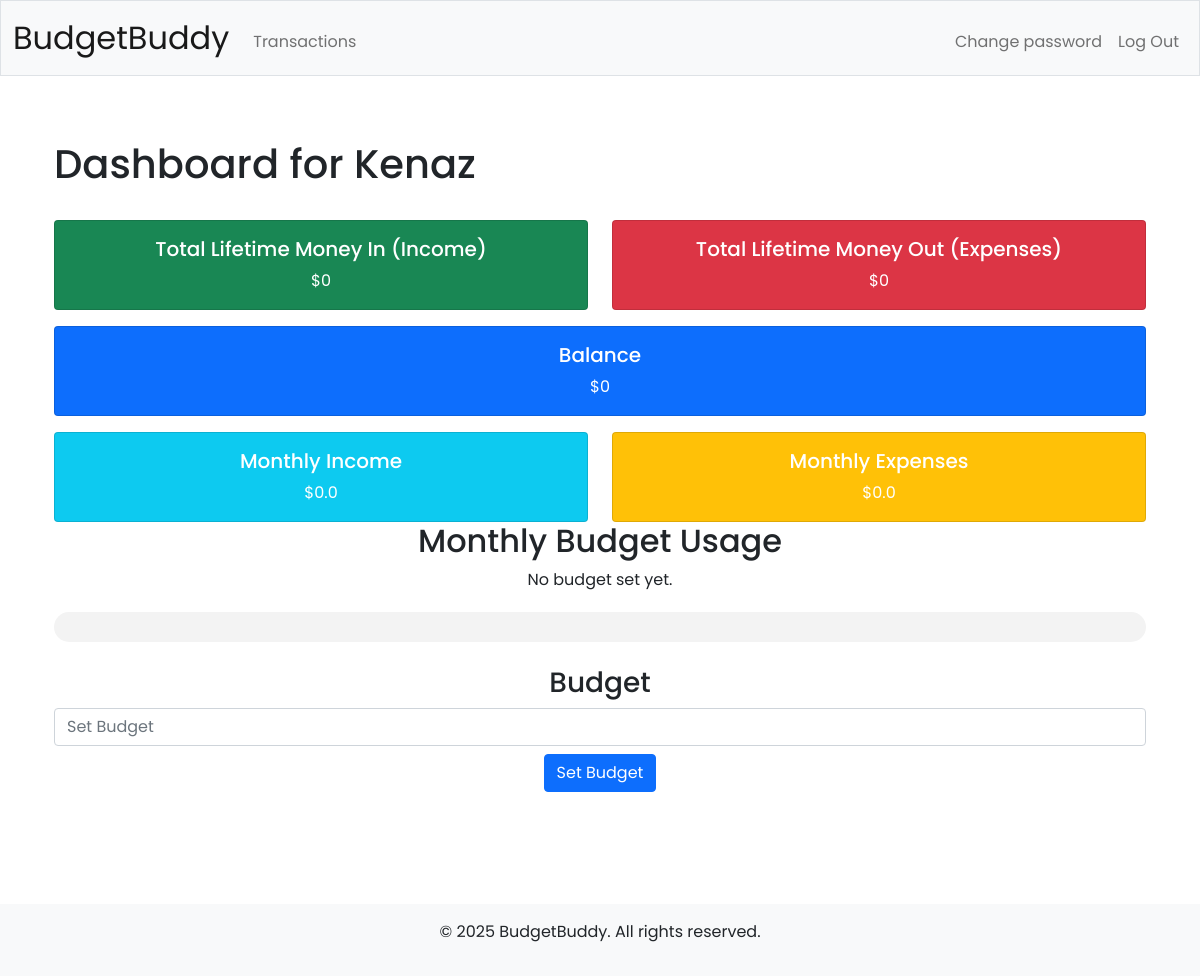
Page / (signed in) on the earlier database version.
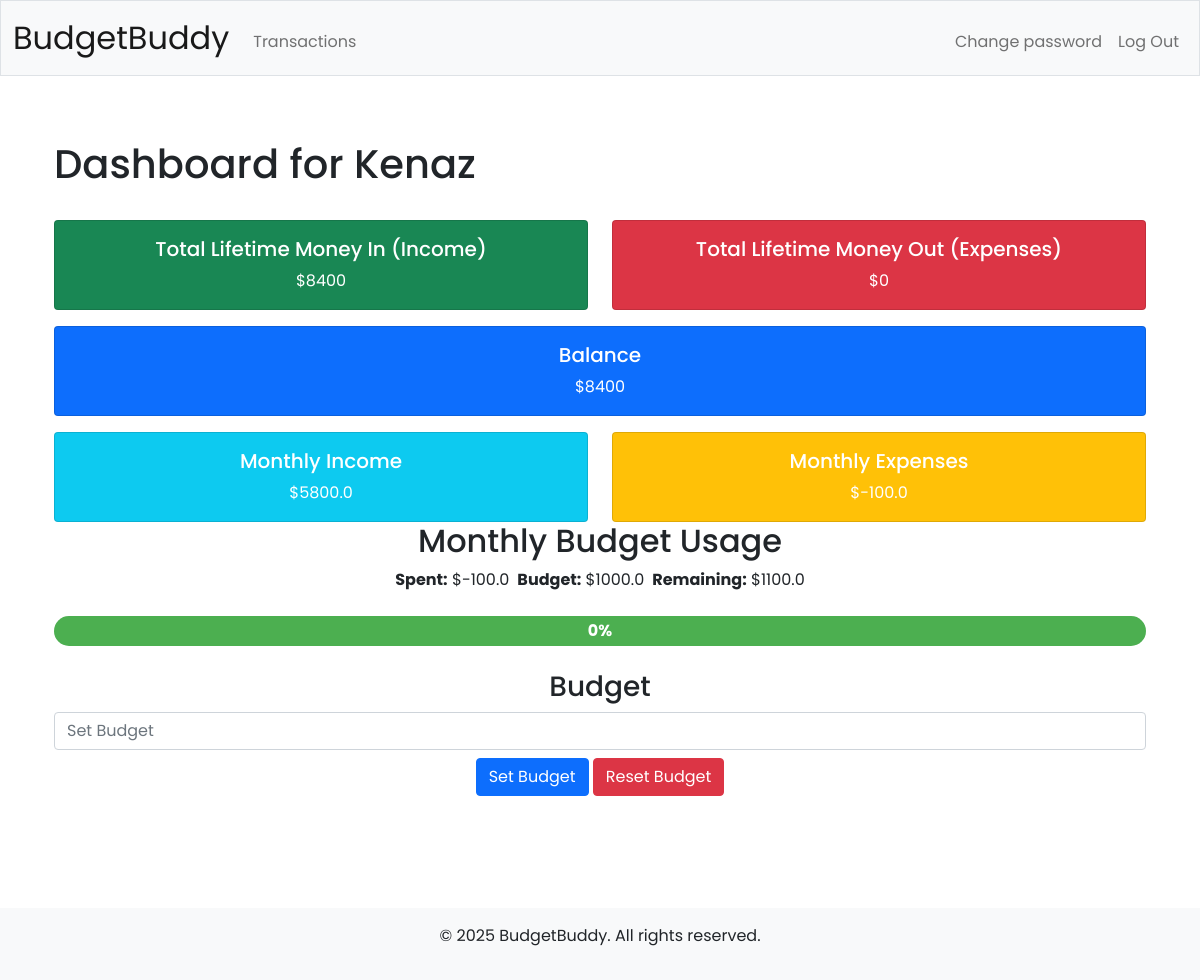
Same page on the later database version.
### tables this page shows
CREATE TABLE users (
    id INTEGER PRIMARY KEY AUTOINCREMENT,
    username TEXT NOT NULL UNIQUE,
    hash TEXT NOT NULL,  
    email TEXT NOT NULL UNIQUE,  
    name TEXT NOT NULL,  
    date_of_birth DATE NOT NULL,
    created_at TIMESTAMP DEFAULT CURRENT_TIMESTAMP,  
    updated_at TIMESTAMP DEFAULT CURRENT_TIMESTAMP  
);

CREATE TABLE "user_totals" (
    user_id INTEGER PRIMARY KEY,
    total_income DECIMAL(10, 2) NOT NULL DEFAULT 0,
    total_expenses DECIMAL(10, 2) NOT NULL DEFAULT 0,
    balance DECIMAL(10, 2) NOT NULL DEFAULT 0,
    updated_at TIMESTAMP DEFAULT CURRENT_TIMESTAMP,
    FOREIGN KEY (user_id) REFERENCES users(id)
);

### app.py (the view)
@app.route('/')
@login_required
def home():
    current_date = datetime.now()
    current_month = current_date.month
    current_year = current_date.year
    user_id = session.get("user_id")
    name = db.execute("SELECT name FROM users WHERE id = ?", user_id)
    budgets = db.execute("SELECT budget, spent, income FROM monthly_totals WHERE user_id = ? AND month = ? AND year = ?", user_id, current_month, current_year)
    if budgets:
        monthly_budget = float(budgets[0]["budget"])
        monthly_spent = float(budgets[0]["spent"])
        monthly_income = float(budgets[0]["income"])
        if monthly_budget > 0:
            progress_percentage = round((monthly_spent / monthly_budget) * 100, 2)
        else:
            progress_percentage = 0
    else:
        progress_percentage = 0
        monthly_budget = 0
        monthly_spent = 0
        monthly_income = 0
    if not user_id:
        return redirect("/login")
    total_income = db.execute("SELECT total_income FROM user_totals WHERE user_id = ?", user_id)
    total_expenses = db.execute("SELECT total_expenses FROM user_totals WHERE user_id = ?", user_id)
    balance = db.execute("SELECT balance FROM user_totals WHERE user_id = ?", user_id)
    return render_template("index.html", total_income=total_income[0]["total_income"], total_expenses=total_expenses[0]["total_expenses"], balance=balance[0]["balance"], transactions=transactions, progress_percentage=progress_percentage, monthly_budget=monthly_budget, monthly_spent=monthly_spent, monthly_income=monthly_income, name=name)

### helpers.py (called while the page is built)
def login_required(f):
    @wraps(f)
    def decorated_function(*args, **kwargs):
        if session.get("user_id") is None:
            return redirect("/login")
        return f(*args, **kwargs)
    return decorated_function

### templates/index.html (shortened to what this page needs)
{% extends "layout.html" %}
{% block main %}
    <div class="container">
        <div class="d-flex flex-column align-items-start mt-2 mb-4">
            <h1 class="mt-2">Dashboard for {{ name[0].name }}</h1>
        </div>
        <div class="row mb-3">
            <div class="col-md-6">
                <div class="card text-white bg-success">
                    <div class="card-body">
                        <h5 class="card-title">Total Lifetime Money In (Income)</h5>
                        <p class="card-text">${{ total_income }}</p>
                    </div>
                </div>
            </div>
            <div class="col-md-6">
                <div class="card text-white bg-danger">
                    <div class="card-body">
                        <h5 class="card-title">Total Lifetime Money Out (Expenses)</h5>
                        {% if total_expenses > 0 %}
                            <p class="card-text">-${{ total_expenses }}</p>
                        {% else %}
                            <p class="card-text">${{ total_expenses }}</p>
                        {% endif %}
                    </div>
                </div>
            </div>
        </div>
        <div class="row mb-3">
            <div class="col-12">
                <div class="card text-white bg-primary">
                    <div class="card-body">
                        <h5 class="card-title">Balance</h5>
                        <p class="card-text">${{ balance }}</p>
                    </div>
                </div>
            </div>
        </div>
        <div class="row">
            <div class="col-md-6">
                <div class="card text-white bg-info">
                    <div class="card-body">
                        <h5 class="card-title">Monthly Income</h5>
                        <p class="card-text">${{ monthly_income }}</p>
                    </div>
                </div>
            </div>
            <div class="col-md-6">
                <div class="card text-white bg-warning">
                    <div class="card-body">
                        <h5 class="card-title">Monthly Expenses</h5>
                        {% if monthly_spent > 0 %}
                            <p class="card-text">-${{ monthly_spent }}</p>
                        {% else %}
                            <p class="card-text">${{ monthly_spent }}</p>
                        {% endif %}
                        </div>
                    </div>
                </div>
            </div>
        <h2>Monthly Budget Usage</h2>
        {% if monthly_budget > 0 %}
        <div class="d-flex justify-content-center gap-2 mb-4">
            <div><strong>Spent:</strong> ${{ monthly_spent }}</div>
            <div><strong>Budget:</strong> ${{ monthly_budget }}</div>
            <div><strong>Remaining:</strong> ${{ monthly_budget - monthly_spent }}</div>
        </div>
        {% else %}
            <p>No budget set yet.</p>
        {% endif %}
        {% if progress_percentage > 100 %}
            <div class="progress-bar-container">
                <div class="progress-bar" style="width: 100%; background-color: #f44336;">
                    {{ progress_percentage | round(2) }}%
                </div>
            </div>
        {% elif progress_percentage > 85 %}
            <div class="progress-bar-container">
                <div class="progress-bar" style="width: {{ progress_percentage }}%; background-color: #f44336;">
                    {{ progress_percentage | round(2) }}%
                </div>
            </div>
        {% elif progress_percentage > 50 %}
            <div class="progress-bar-container">
                <div class="progress-bar" style="width: {{ progress_percentage }}%; background-color: #ff9800;">
                    {{ progress_percentage | round(2) }}%
                </div>
            </div>
        {% elif progress_percentage >= 0 %}
            <div class="progress-bar-container">
            </div>
        {% else %}
            <div class="progress-bar-container">
                <div class="progress-bar" style="width: {{ progress_percentage }}%; background-color: #4caf50;">
                    {{ 0 }}%
                </div>
            </div>
        {% endif %}
        <h3 class="mt-4">Budget</h3>
        <form action="/budget" method="post" class="row g-2 align-items-center">
            <div class="col md-2">
                <input class="form-control" name="budget" placeholder="Set Budget" type="number" step="0.01">
            </div>
            <div class="mb-3">
                <button class="btn btn-primary" type="submit" name="set_budget">Set Budget</button>
                {% if monthly_budget > 0 %}
                    <button class="btn btn-danger" type="submit" name="reset_budget">Reset Budget</button>
                {% endif %}
            </div>
        </form>
{% endblock %}

### templates/layout.html (shortened to what this page needs)
<!DOCTYPE html>
<html lang="en">
<head>
    <link href="https://cdn.jsdelivr.net/npm/bootstrap@5.1.3/dist/css/bootstrap.min.css" rel="stylesheet">
    <link rel="stylesheet" href="../static/styles.css">
</head>
<body>
        <nav class="bg-light border navbar navbar-expand-md navbar-light">
            <div class="container-fluid">
                <a class="navbar-brand" href="/">BudgetBuddy</a>
                <div class="collapse navbar-collapse" id="navbar">
                    {% if session["user_id"] %}
                        <ul class="navbar-nav me-auto mt-2">
                            <li class="nav-item"><a class="nav-link" href="/transactions">Transactions</a></li>
                        </ul>
                        <ul class="navbar-nav ms-auto mt-2">
                            <li class="nav-item"><a class="nav-link" href="/change_password">Change password</a></li>
                            <li class="nav-item"><a class="nav-link" href="/logout">Log Out</a></li>
                        </ul>
                    {% else %}
                        <ul class="navbar-nav ms-auto mt-2">
                            <li class="nav-item"><a class="nav-link" href="/register">Register</a></li>
                            <li class="nav-item"><a class="nav-link" href="/login">Login</a></li>
                        </ul>
                    {% endif %}
                </div>
            </div>
        </nav>
    <main class="container py-5 text-center flex-grow-1 overflow-auto">
            {% block main %}{% endblock %}
    </main>
    <footer class="bg-light text-center py-3 mt-5">
        <p>&copy; 2025 BudgetBuddy. All rights reserved.</p>
    </footer>
</body>
</html>

### static/styles.css (style rules this page uses)
* { font-family: 'Poppins', sans-serif; }
nav .navbar-brand { font-size: xx-large; }
.progress-bar-container { width: 100%; background-color: #f3f3f3; border-radius: 25px; height: 30px; margin-top: 10px; }
.progress-bar { height: 100%; background-color: #4caf50; text-align: center; color: white; line-height: 30px; border-radius: 25px; font-weight: bold; }
.progress-bar-container { margin-top: 20px; }

Differences in the rows shown:
now on this page (row edited): user_totals: total_income "8400", balance "8400"
Other differences:
{{ monthly_income }}: "0.0" → "5800.0"
{{ monthly_spent }}: "0.0" → "-100.0"
{{ monthly_spent }}: (not shown) → "-100.0"
{{ monthly_budget }}: (not shown) → "1000.0"
{{ monthly_budget - monthly_spent }}: (not shown) → "1100.0"
{{ 0 }}: (not shown) → "0"
{{ total_income }}: "0" → (not shown)
{{ balance }}: "0" → (not shown)
text no longer shown: "No budget set yet."
text now shown: "Spent: $ Budget: $ Remaining: $ % Reset Budget"
